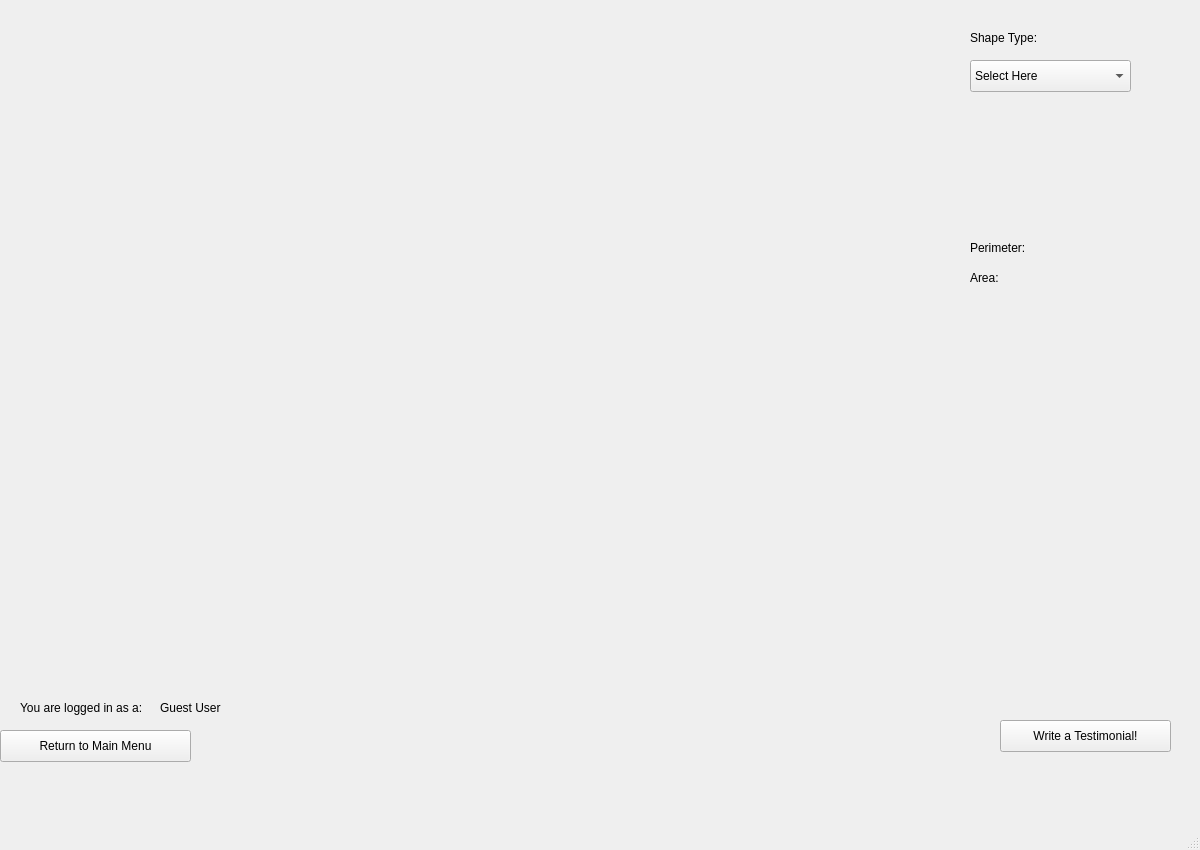
<?xml version="1.0" encoding="UTF-8"?>
<ui version="4.0">
 <class>MainWindow</class>
 <widget class="QMainWindow" name="MainWindow">
  <property name="geometry">
   <rect>
    <x>0</x>
    <y>0</y>
    <width>1200</width>
    <height>850</height>
   </rect>
  </property>
  <property name="windowTitle">
   <string>MainWindow</string>
  </property>
  <widget class="QWidget" name="centralwidget">
   <widget class="QStackedWidget" name="stackedWidget">
    <property name="geometry">
     <rect>
      <x>-10</x>
      <y>-10</y>
      <width>1181</width>
      <height>781</height>
     </rect>
    </property>
    <property name="currentIndex">
     <number>2</number>
    </property>
    <widget class="QWidget" name="LoginPage">
     <widget class="QGroupBox" name="groupBox">
      <property name="geometry">
       <rect>
        <x>360</x>
        <y>360</y>
        <width>481</width>
        <height>241</height>
       </rect>
      </property>
      <property name="title">
       <string>Login</string>
      </property>
      <widget class="QLineEdit" name="usernameLine">
       <property name="geometry">
        <rect>
         <x>170</x>
         <y>70</y>
         <width>281</width>
         <height>31</height>
        </rect>
       </property>
      </widget>
      <widget class="QLineEdit" name="passwordLine">
       <property name="geometry">
        <rect>
         <x>170</x>
         <y>120</y>
         <width>281</width>
         <height>31</height>
        </rect>
       </property>
       <property name="echoMode">
        <enum>QLineEdit::Password</enum>
       </property>
      </widget>
      <widget class="QLabel" name="username">
       <property name="geometry">
        <rect>
         <x>30</x>
         <y>70</y>
         <width>131</width>
         <height>31</height>
        </rect>
       </property>
       <property name="text">
        <string>Login Username:</string>
       </property>
      </widget>
      <widget class="QLabel" name="password">
       <property name="geometry">
        <rect>
         <x>30</x>
         <y>120</y>
         <width>131</width>
         <height>31</height>
        </rect>
       </property>
       <property name="text">
        <string>Login Password:</string>
       </property>
      </widget>
      <widget class="QPushButton" name="clearButton">
       <property name="geometry">
        <rect>
         <x>270</x>
         <y>160</y>
         <width>141</width>
         <height>32</height>
        </rect>
       </property>
       <property name="text">
        <string>Clear</string>
       </property>
      </widget>
      <widget class="QPushButton" name="LoginButton">
       <property name="geometry">
        <rect>
         <x>70</x>
         <y>160</y>
         <width>141</width>
         <height>32</height>
        </rect>
       </property>
       <property name="text">
        <string>Login</string>
       </property>
      </widget>
      <widget class="QPushButton" name="guestButton">
       <property name="geometry">
        <rect>
         <x>70</x>
         <y>200</y>
         <width>341</width>
         <height>32</height>
        </rect>
       </property>
       <property name="text">
        <string>Continue as Guest</string>
       </property>
      </widget>
     </widget>
     <widget class="QLabel" name="label5">
      <property name="geometry">
       <rect>
        <x>420</x>
        <y>80</y>
        <width>421</width>
        <height>291</height>
       </rect>
      </property>
      <property name="text">
       <string/>
      </property>
     </widget>
     <widget class="QPushButton" name="ContactUs">
      <property name="geometry">
       <rect>
        <x>1040</x>
        <y>730</y>
        <width>112</width>
        <height>32</height>
       </rect>
      </property>
      <property name="text">
       <string>Contact Us</string>
      </property>
     </widget>
    </widget>
    <widget class="QWidget" name="AdminLandingPage">
     <widget class="QLabel" name="label_4">
      <property name="geometry">
       <rect>
        <x>210</x>
        <y>110</y>
        <width>391</width>
        <height>51</height>
       </rect>
      </property>
      <property name="text">
       <string>&lt;html&gt;&lt;head/&gt;&lt;body&gt;&lt;p&gt;&lt;span style=&quot; font-size:24pt;&quot;&gt;THIS IS THE ADMIN LANDING PAGE&lt;/span&gt;&lt;/p&gt;&lt;/body&gt;&lt;/html&gt;</string>
      </property>
     </widget>
     <widget class="QPushButton" name="adminReturn">
      <property name="geometry">
       <rect>
        <x>300</x>
        <y>170</y>
        <width>191</width>
        <height>32</height>
       </rect>
      </property>
      <property name="text">
       <string>Return to Main Menu</string>
      </property>
     </widget>
    </widget>
    <widget class="QWidget" name="landingPAge">
     <widget class="Canvas" name="widget" native="true">
      <property name="geometry">
       <rect>
        <x>10</x>
        <y>10</y>
        <width>951</width>
        <height>641</height>
       </rect>
      </property>
     </widget>
     <widget class="QLabel" name="label">
      <property name="geometry">
       <rect>
        <x>980</x>
        <y>40</y>
        <width>141</width>
        <height>16</height>
       </rect>
      </property>
      <property name="text">
       <string>Shape Type:</string>
      </property>
     </widget>
     <widget class="QComboBox" name="shapeCombo">
      <property name="geometry">
       <rect>
        <x>980</x>
        <y>70</y>
        <width>161</width>
        <height>32</height>
       </rect>
      </property>
      <item>
       <property name="text">
        <string>Select Here</string>
       </property>
      </item>
      <item>
       <property name="text">
        <string>Line</string>
       </property>
      </item>
      <item>
       <property name="text">
        <string>Polygon</string>
       </property>
      </item>
      <item>
       <property name="text">
        <string>Polyline</string>
       </property>
      </item>
      <item>
       <property name="text">
        <string>Rectangle</string>
       </property>
      </item>
      <item>
       <property name="text">
        <string>Square</string>
       </property>
      </item>
      <item>
       <property name="text">
        <string>New Item</string>
       </property>
      </item>
      <item>
       <property name="text">
        <string>Ellipse</string>
       </property>
      </item>
      <item>
       <property name="text">
        <string>Circle</string>
       </property>
      </item>
      <item>
       <property name="text">
        <string>Text</string>
       </property>
      </item>
     </widget>
     <widget class="QPushButton" name="writeTest">
      <property name="geometry">
       <rect>
        <x>1010</x>
        <y>730</y>
        <width>171</width>
        <height>32</height>
       </rect>
      </property>
      <property name="text">
       <string>Write a Testimonial!</string>
      </property>
     </widget>
     <widget class="QPushButton" name="guestReturn">
      <property name="geometry">
       <rect>
        <x>10</x>
        <y>740</y>
        <width>191</width>
        <height>32</height>
       </rect>
      </property>
      <property name="text">
       <string>Return to Main Menu</string>
      </property>
     </widget>
     <widget class="QLabel" name="label_2">
      <property name="geometry">
       <rect>
        <x>30</x>
        <y>710</y>
        <width>141</width>
        <height>16</height>
       </rect>
      </property>
      <property name="text">
       <string>You are logged in as a:</string>
      </property>
     </widget>
     <widget class="QLabel" name="loginType">
      <property name="geometry">
       <rect>
        <x>170</x>
        <y>710</y>
        <width>131</width>
        <height>16</height>
       </rect>
      </property>
      <property name="text">
       <string>Guest User</string>
      </property>
     </widget>
     <widget class="QLabel" name="label_3">
      <property name="geometry">
       <rect>
        <x>980</x>
        <y>250</y>
        <width>71</width>
        <height>16</height>
       </rect>
      </property>
      <property name="text">
       <string>Perimeter:</string>
      </property>
     </widget>
     <widget class="QLabel" name="label_5">
      <property name="geometry">
       <rect>
        <x>980</x>
        <y>280</y>
        <width>41</width>
        <height>16</height>
       </rect>
      </property>
      <property name="text">
       <string>Area:</string>
      </property>
     </widget>
     <widget class="QLabel" name="perimeter">
      <property name="geometry">
       <rect>
        <x>1050</x>
        <y>250</y>
        <width>58</width>
        <height>16</height>
       </rect>
      </property>
      <property name="text">
       <string/>
      </property>
     </widget>
     <widget class="QLabel" name="area">
      <property name="geometry">
       <rect>
        <x>1020</x>
        <y>280</y>
        <width>58</width>
        <height>16</height>
       </rect>
      </property>
      <property name="text">
       <string/>
      </property>
     </widget>
    </widget>
   </widget>
  </widget>
  <widget class="QMenuBar" name="menubar">
   <property name="geometry">
    <rect>
     <x>0</x>
     <y>0</y>
     <width>1200</width>
     <height>22</height>
    </rect>
   </property>
  </widget>
  <widget class="QStatusBar" name="statusbar"/>
 </widget>
 <customwidgets>
  <customwidget>
   <class>Canvas</class>
   <extends>QWidget</extends>
   <header>Canvas.h</header>
   <container>1</container>
  </customwidget>
 </customwidgets>
 <resources/>
 <connections/>
</ui>
